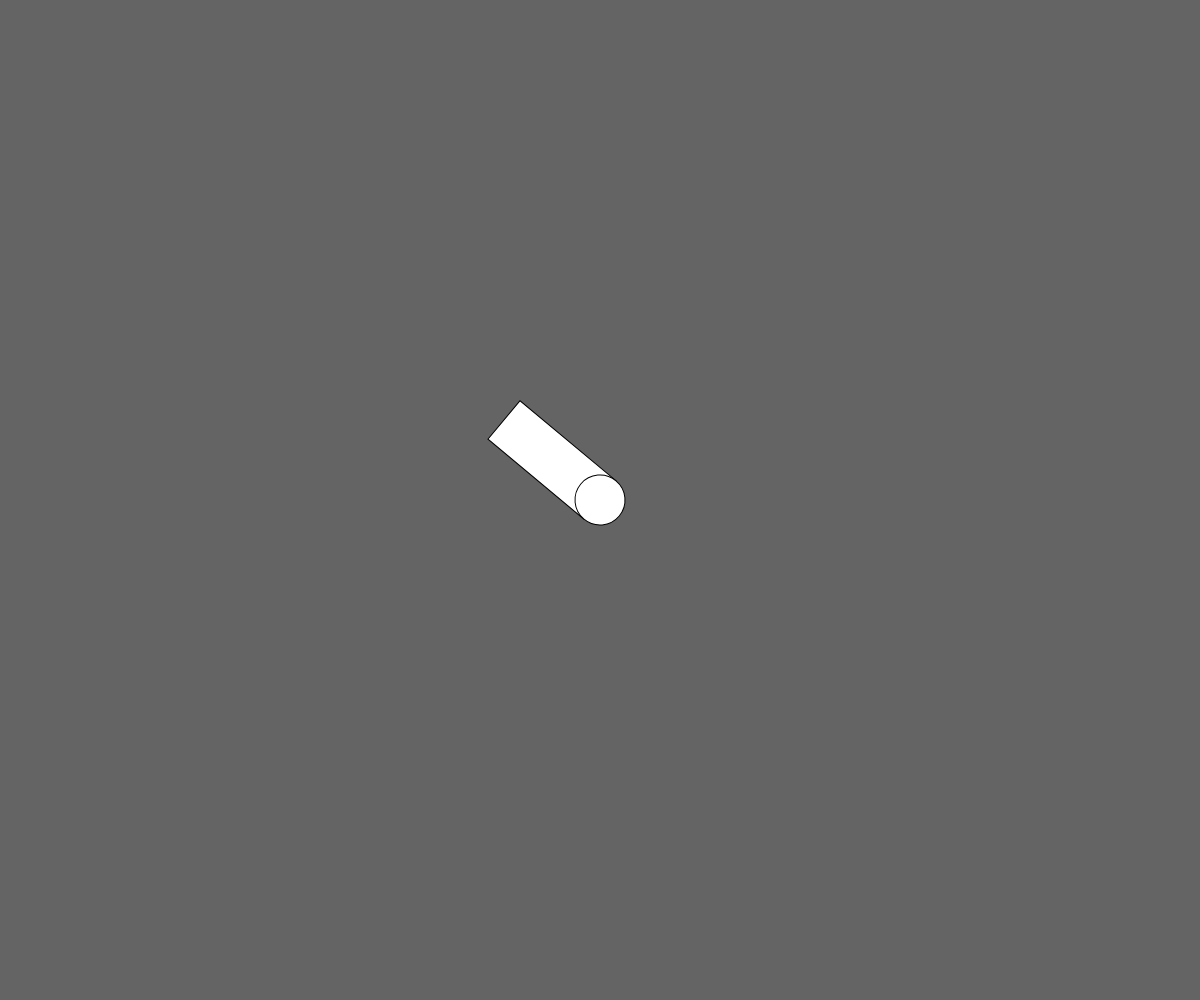
Frame 1 (no input)
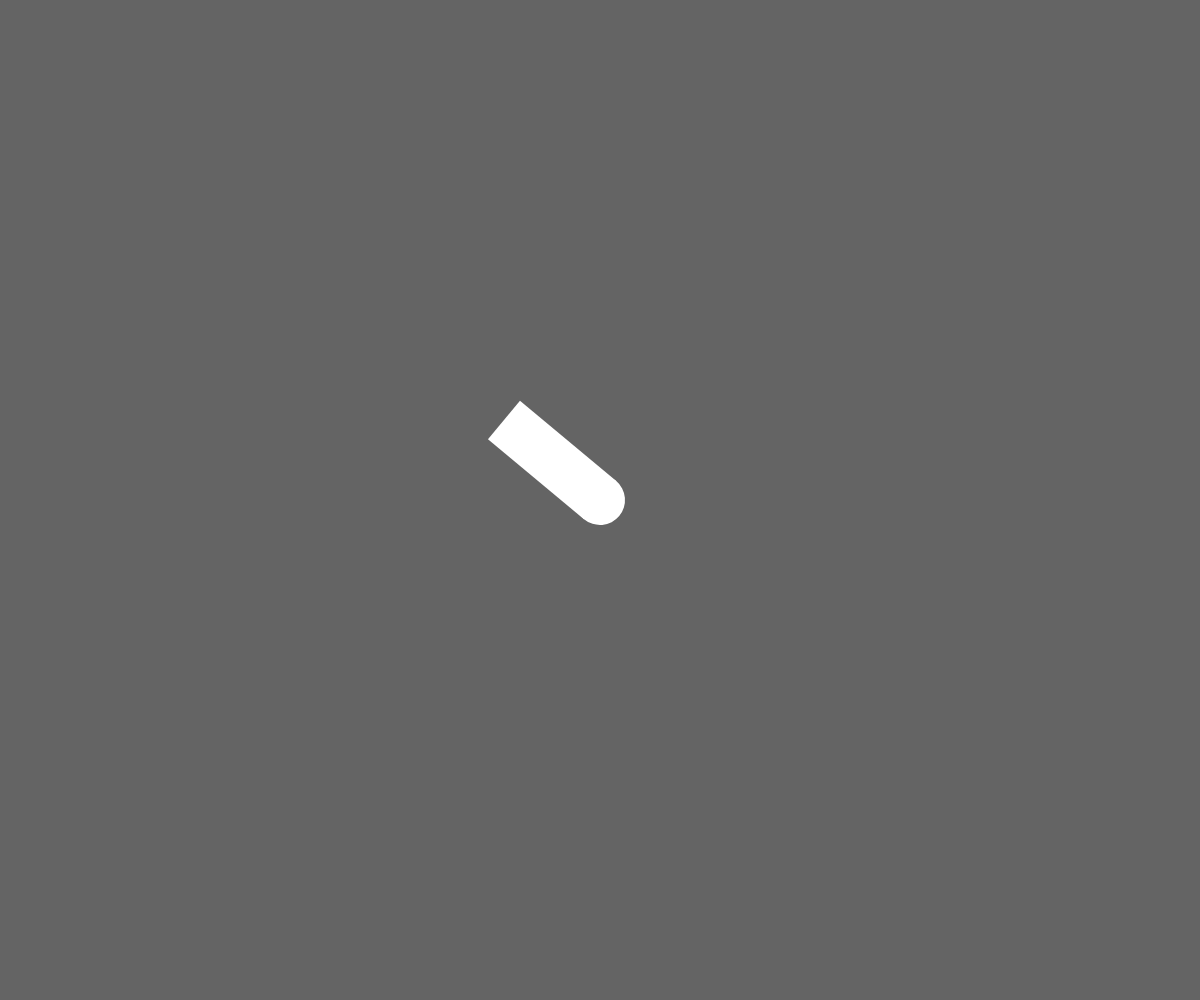
Frame 60 (no input)
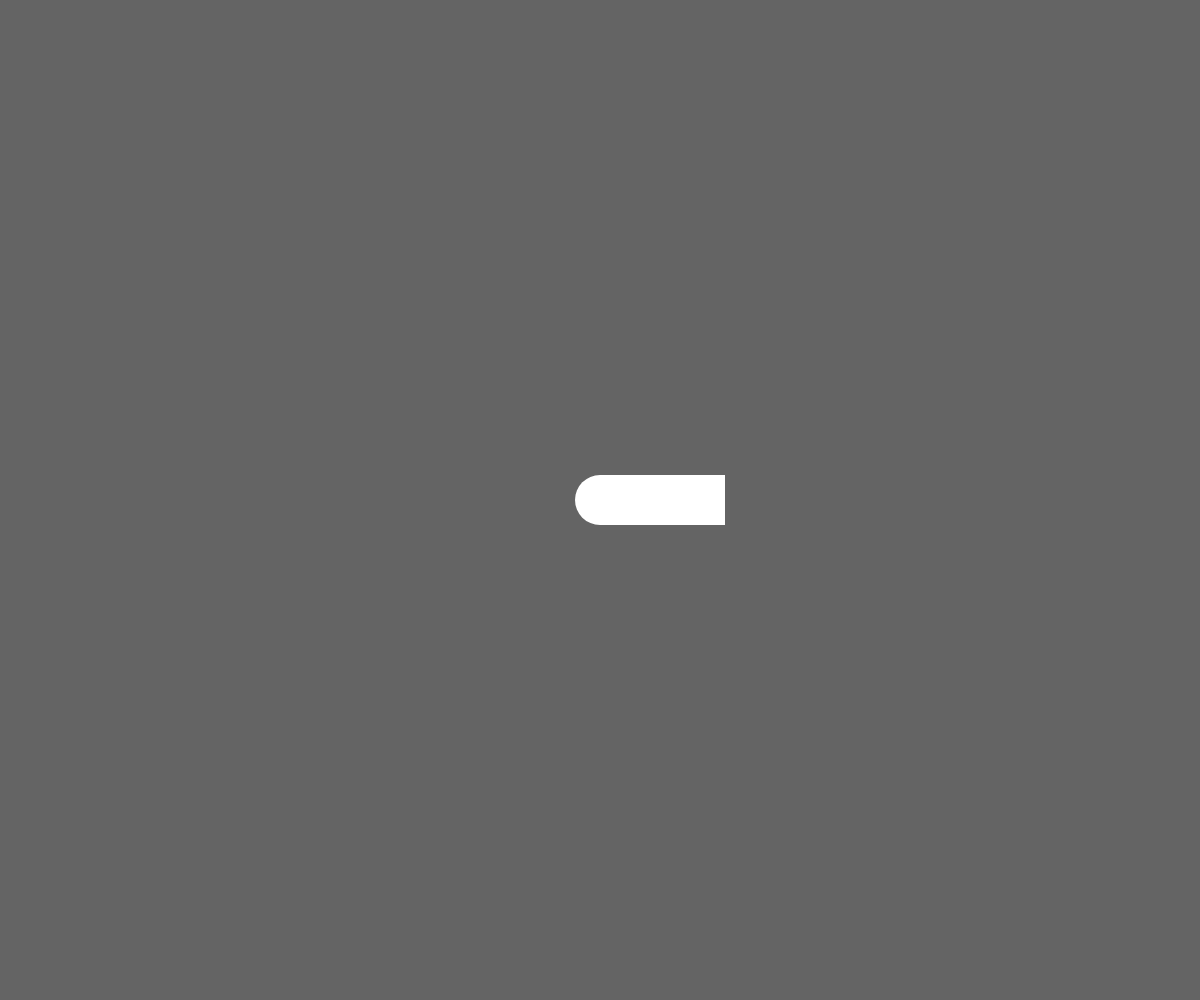
Frame 120 (the mouse pressed at the canvas centre since frame 60)

The p5.js sketch that drew these frames (run headless with seeded random() and noise() and a simulated clock; from frame 60 on, the mouse is pressed at the canvas centre):

// p5.js sketch
// ── sketch.js
// CANNON BALL DEMO NOT BALL DEMO IT WONT LET ME RENAME


let cannonX;
let cannonY;
let cannonLength;
let cannonWidth;
let cannonAngle;
let bullets = [];

function setup() {
  createCanvas(windowWidth, windowHeight);
  cannonX = windowWidth/2 ;
  cannonY = windowHeight/2;
  cannonWidth = 50;
  cannonLength = 125;
  cannonAngle = 0;
}



function draw() { 
  background(100);
  displayCannon();
  noStroke();
  updateBullets();
}



function displayCannon() {
  push(); // save the transformation matrix
  translate(cannonX, cannonY);
  cannonAngle = atan2(mouseY - cannonY, mouseX - cannonX);
  rotate(cannonAngle);
  rect(0, -cannonWidth/2, cannonLength, cannonWidth);
  circle(0,0,cannonWidth);
  pop(); // reload the old transformation matrix

}


function mouseClicked() {
  fire();
}

function fire(){
  let thisBullet = {
    x: cannonX, 
    y: cannonY,
    radius: cannonWidth - 2,
    angle: cannonAngle,
    speed: 50 };
  bullets.push(thisBullet); 
}


function updateBullets() {
  for (let thisBullet of bullets){
    thisBullet.x  +=  thisBullet.speed * cos(thisBullet.angle);
    thisBullet.y += thisBullet.speed * sin(thisBullet.angle);
    circle(thisBullet.x, thisBullet.y, thisBullet.radius);

  }
}
